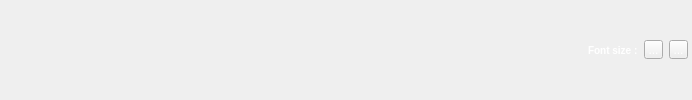
     <widget class="QWidget" name="page_3">
      <property name="styleSheet">
       <string notr="true">QWidget#page_3 {
  border-top: 1px solid black;
  border-bottom: 1px solid rgba(117,117,117,255);
  border-right: 1px solid rgba(117,117,117,255);
  border-left: 1px solid rgba(117,117,117,255);
  background-color: qlineargradient(spread:pad, x1:0, y1:0, x2:, y2:1, stop:0 rgb(75,75,75),stop:1 rgb(60, 60, 60));
}

QLabel {
	color: white;
	font: bold
}

QToolButton {
	color: white;
}
</string>
      </property>
      <layout class="QHBoxLayout" name="horizontalLayout">
       <property name="spacing">
        <number>6</number>
       </property>
       <property name="leftMargin">
        <number>3</number>
       </property>
       <property name="topMargin">
        <number>0</number>
       </property>
       <property name="rightMargin">
        <number>4</number>
       </property>
       <property name="bottomMargin">
        <number>0</number>
       </property>
       <item>
        <spacer name="horizontalSpacer_3">
         <property name="orientation">
          <enum>Qt::Horizontal</enum>
         </property>
         <property name="sizeHint" stdset="0">
          <size>
           <width>585</width>
           <height>20</height>
          </size>
         </property>
        </spacer>
       </item>
       <item>
        <widget class="QLabel" name="label_5">
         <property name="styleSheet">
          <string notr="true">font-size:10px;</string>
         </property>
         <property name="text">
          <string>Font size :</string>
         </property>
        </widget>
       </item>
       <item>
        <widget class="QToolButton" name="decreaseFontSizeButton_3">
         <property name="maximumSize">
          <size>
           <width>19</width>
           <height>19</height>
          </size>
         </property>
         <property name="text">
          <string>...</string>
         </property>
         <property name="icon">
          <iconset resource="../resources/TalipotPython.qrc">
           <normaloff>:/talipot/python/icons/round_minus.png</normaloff>:/talipot/python/icons/round_minus.png</iconset>
         </property>
         <property name="iconSize">
          <size>
           <width>14</width>
           <height>14</height>
          </size>
         </property>
        </widget>
       </item>
       <item>
        <widget class="QToolButton" name="increaseFontSizeButton_3">
         <property name="maximumSize">
          <size>
           <width>19</width>
           <height>19</height>
          </size>
         </property>
         <property name="text">
          <string>...</string>
         </property>
         <property name="icon">
          <iconset resource="../resources/TalipotPython.qrc">
           <normaloff>:/talipot/python/icons/round_plus.png</normaloff>:/talipot/python/icons/round_plus.png</iconset>
         </property>
         <property name="iconSize">
          <size>
           <width>14</width>
           <height>14</height>
          </size>
         </property>
        </widget>
       </item>
      </layout>
     </widget>
